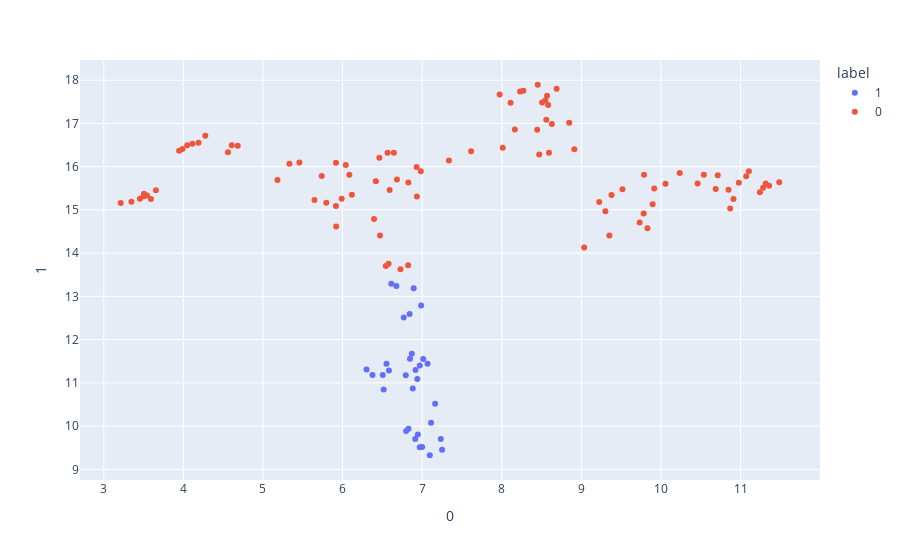

Write notebook code for a chart like this one.
### Code cell
import plotly.express as px
embedding_df['label'] = kmeans.labels_.astype(str)
restricted_df['label'] = kmeans.labels_.astype(str)
data['label'] = kmeans.labels_.astype(str)
px.scatter(embedding_df, x = 0, y=1, color='label')
